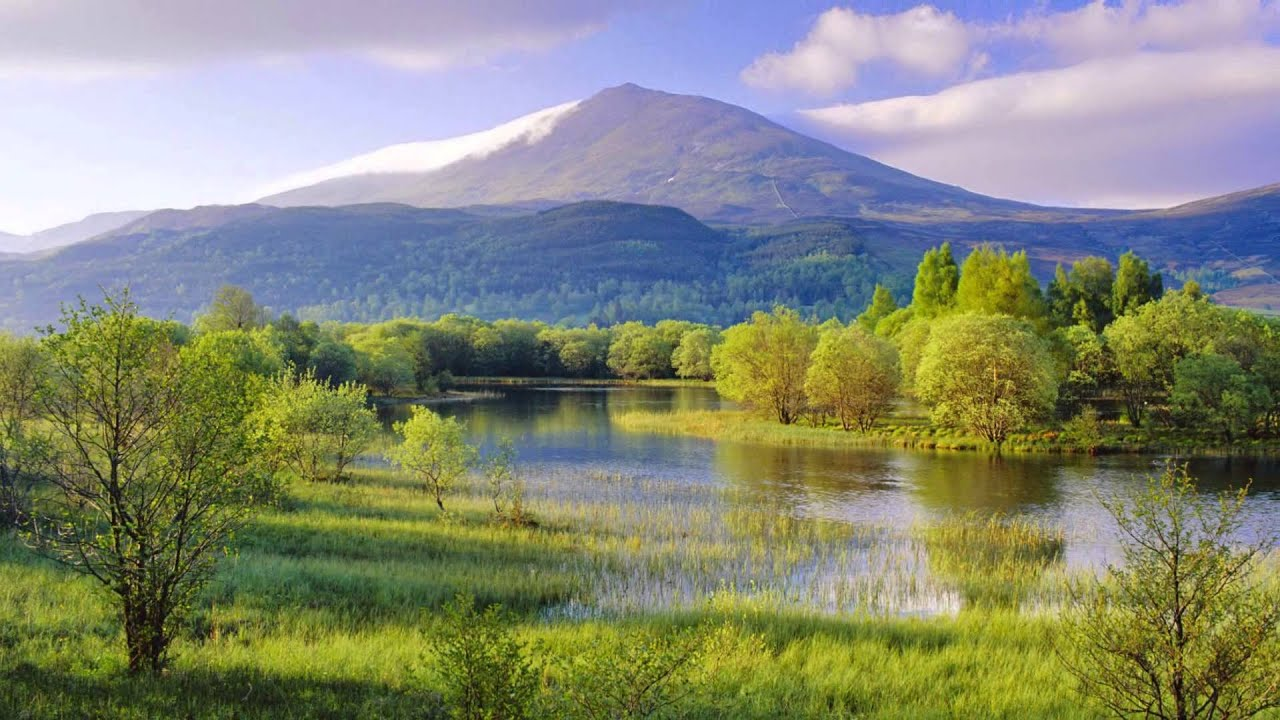
#> input picture Day003_color_spave_op_HW/maxresdefault.jpg, 1280 x 720 px, found by its file name
$ jupyter execute Day003_color_spave_op_HW.ipynb
#> lines starting #> are read from the running program, lines starting #| are printed output that depends on the picture
[cell 1]
import cv2
import numpy as np

img_path = '.\maxresdefault.jpg'
img = cv2.imread(img_path, cv2.IMREAD_COLOR)
#> img is the input picture: shape (720, 1280, 3); mean B, G, R 118.9, 138.2, 133.8

[cell 2]
img_hls = cv2.cvtColor(img, cv2.COLOR_BGR2HLS)
#> img_hls: shape (720, 1280, 3); mean of channels 0, 1, 2 73.4, 127.6, 102
change_percentage = 0.3

img_hls_down = img_hls.astype('float32')
#> img_hls_down: shape (720, 1280, 3) float32; mean of channels 0, 1, 2 73.4, 127.6, 102
img_hls_down[..., -1] = img_hls_down[..., -1]/255 - change_percentage
#> img_hls_down: shape (720, 1280, 3) float32; mean of channels 0, 1, 2 73.4, 127.6, 0.1
img_hls_down[img_hls_down[..., -1] < 0] = 0
#> img_hls_down: shape (720, 1280, 3) float32; mean of channels 0, 1, 2 35.7, 69.1, 0.1
img_hls_down[..., -1] = img_hls_down[..., -1]*255
#> img_hls_down: shape (720, 1280, 3) float32; mean of channels 0, 1, 2 35.7, 69.1, 36.9
img_hls_down = img_hls_down.astype('uint8')
#> img_hls_down: shape (720, 1280, 3); mean of channels 0, 1, 2 35.7, 69.1, 36.7

img_hls_up = img_hls.astype('float32')
img_hls_up[..., -1] = img_hls_up[..., -1]/255 + change_percentage
#> img_hls_up: shape (720, 1280, 3) float32; mean of channels 0, 1, 2 73.4, 127.6, 0.7
img_hls_up[img_hls_up[..., -1] > 1] = 1
#> img_hls_up: shape (720, 1280, 3) float32; mean of channels 0, 1, 2 63.6, 108.1, 0.7
img_hls_up[..., -1] = img_hls_up[..., -1]*255
#> img_hls_up: shape (720, 1280, 3) float32; mean of channels 0, 1, 2 63.6, 108.1, 173.6
img_hls_up = img_hls_up.astype('uint8')
#> img_hls_up: shape (720, 1280, 3); mean of channels 0, 1, 2 63.7, 108.2, 173

img_hls_down = cv2.cvtColor(img_hls_down, cv2.COLOR_HLS2BGR)
img_hls_up = cv2.cvtColor(img_hls_up, cv2.COLOR_HLS2BGR)


img_hls_change = np.hstack((img, img_hls_down, img_hls_up))
while True:
    cv2.imshow('change saturation', img_hls_change)

    k = cv2.waitKey(0)
#> (key Esc is pressed here)
    if k == 27:
        cv2.destroyAllWindows()
        break

[cell 3]
img_gray = cv2.cvtColor(img, cv2.COLOR_BGR2GRAY)
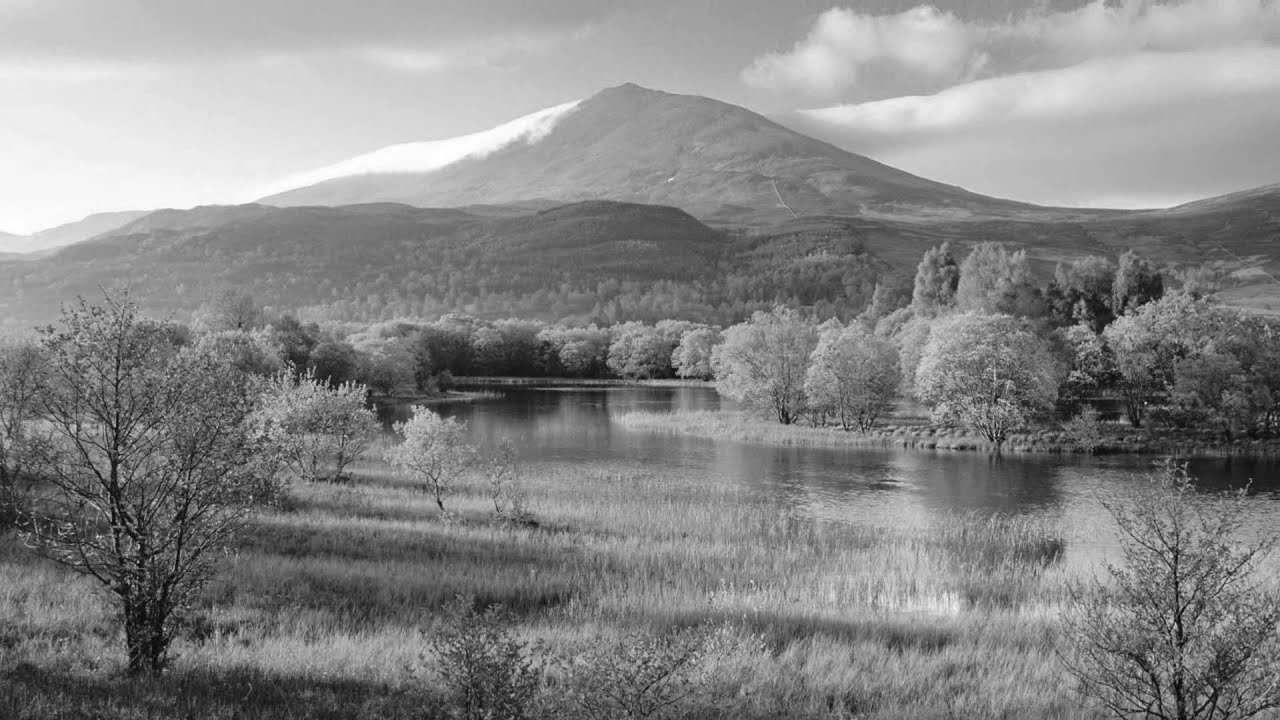
#> img_gray: shape (720, 1280); min 3, max 255, mean 134.7


img_gray_equal = cv2.equalizeHist(img_gray)
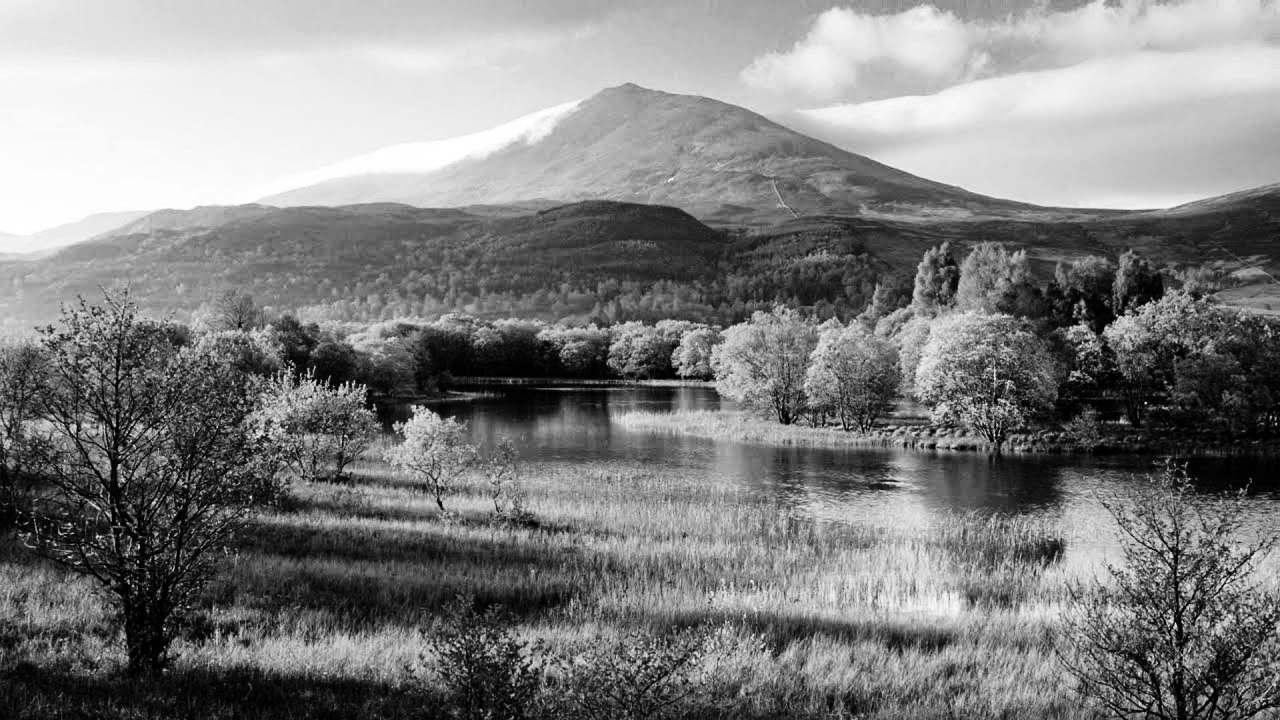
#> img_gray_equal: shape (720, 1280); min 0, max 255, mean 128.2


img_gray_equalHist = np.hstack((img_gray, img_gray_equal))
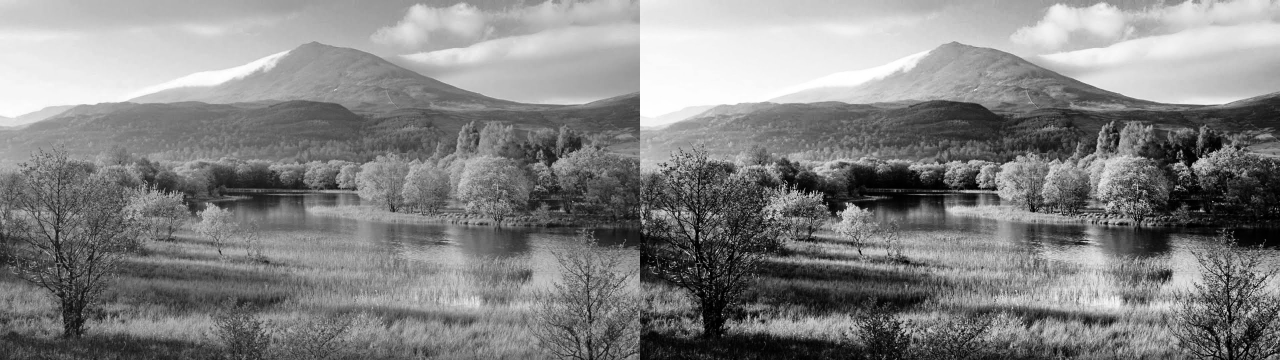
#> img_gray_equalHist: shape (720, 2560) (shown at 1/2 size); min 0, max 255, mean 131.5
while True:

    cv2.imshow('gray equal histogram', img_gray_equalHist)

    k = cv2.waitKey(0)
#> (key Esc is pressed here)
    if k == 27:
        cv2.destroyAllWindows()
        break

[cell 4]
add_contrast = cv2.convertScaleAbs(img, alpha=2.0, beta=0)
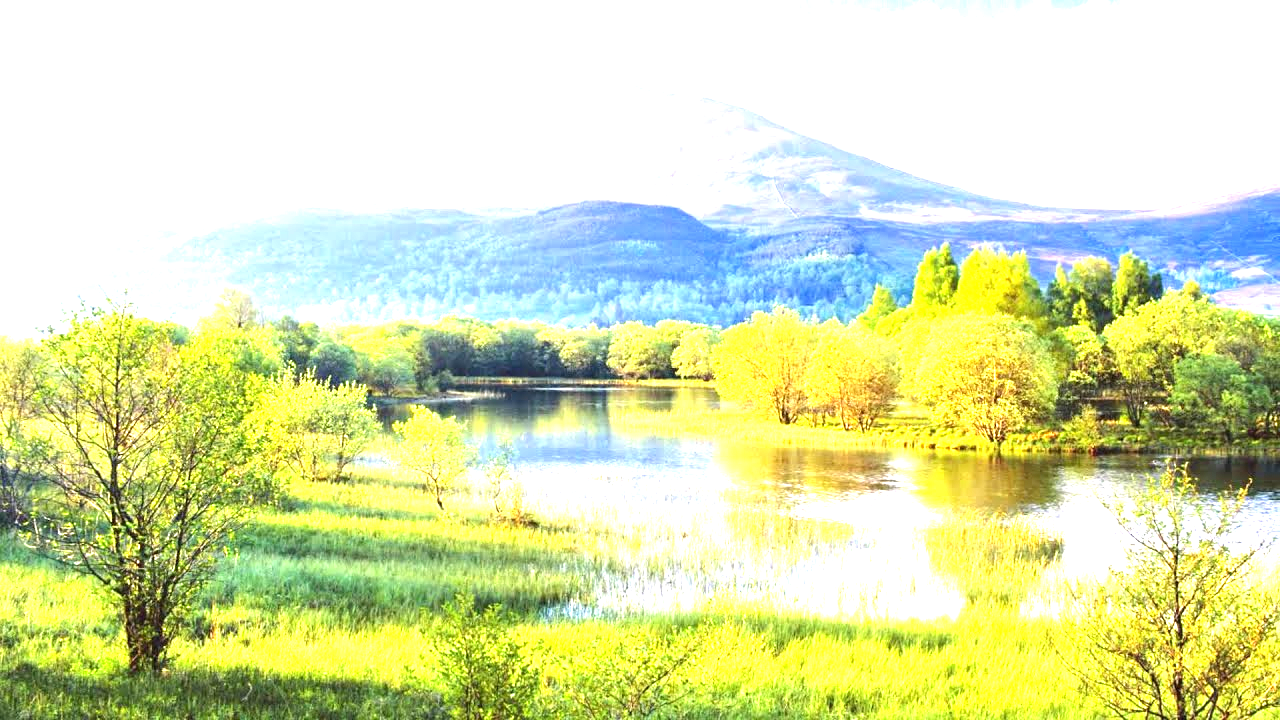
#> add_contrast: shape (720, 1280, 3); mean B, G, R 173.4, 226.2, 216.1
add_lighness = cv2.convertScaleAbs(img, alpha=1.0, beta=50)
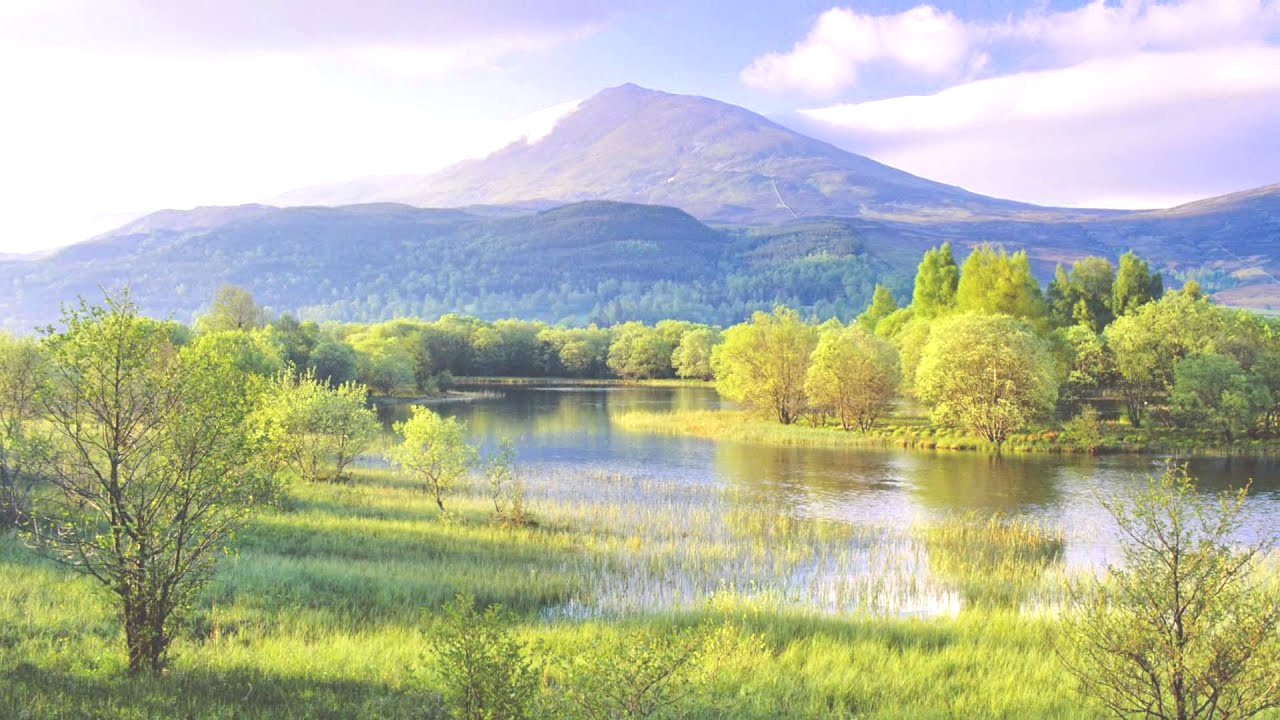
#> add_lighness: shape (720, 1280, 3); mean B, G, R 163.5, 186.4, 181.8


img_contrast_light = np.hstack((img, add_contrast, add_lighness))
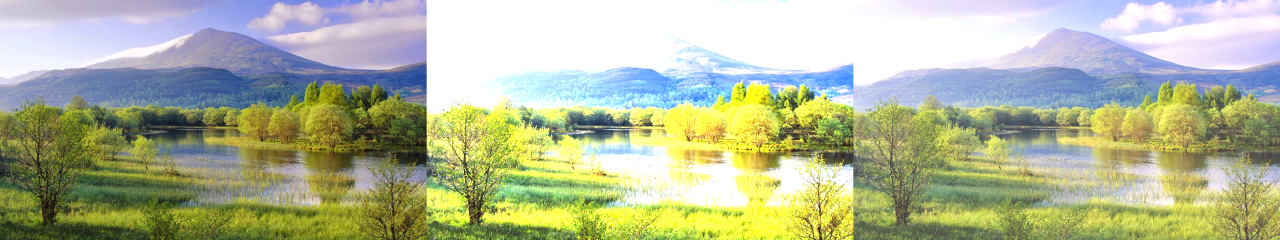
#> img_contrast_light: shape (720, 3840, 3) (shown at 1/3 size); mean B, G, R 151.9, 183.6, 177.2
while True:

    cv2.imshow('adjust contrast and brighness', img_contrast_light)
    k = cv2.waitKey(0)
#> (key Esc is pressed here)
    if k == 27:
        cv2.destroyAllWindows()
        break
